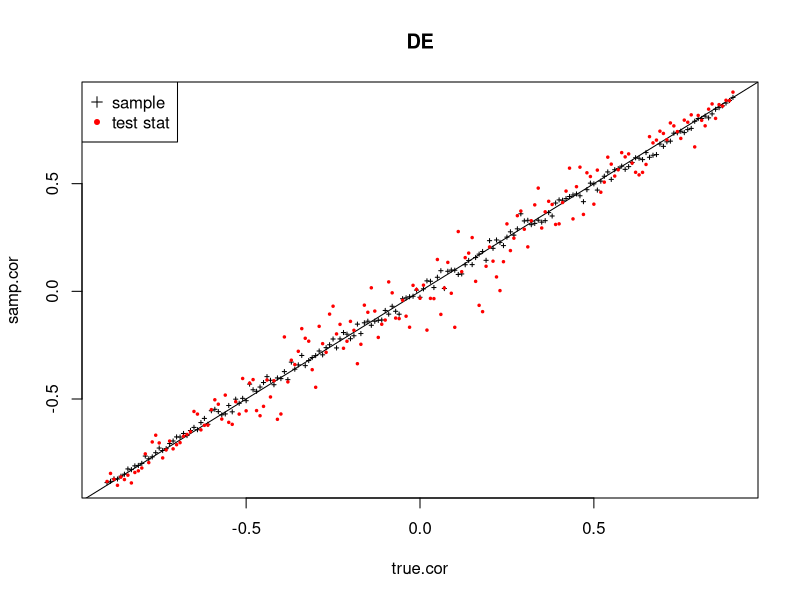
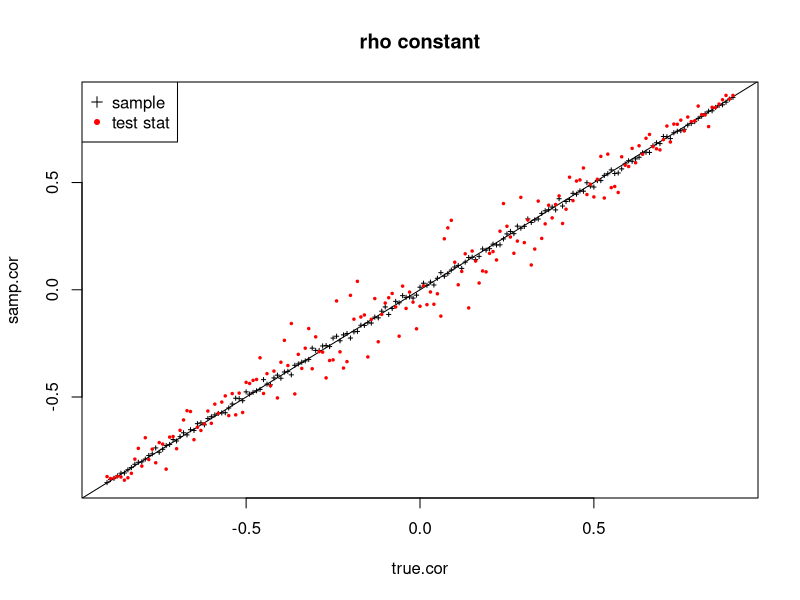
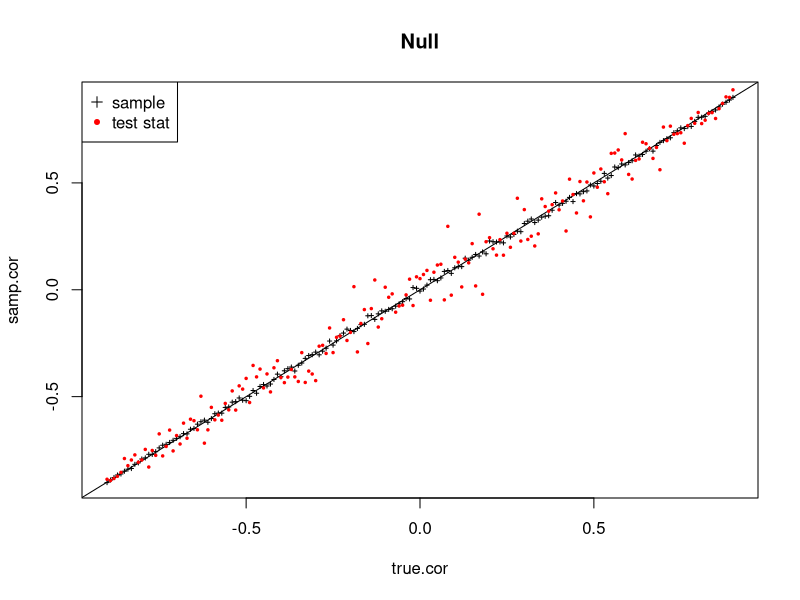
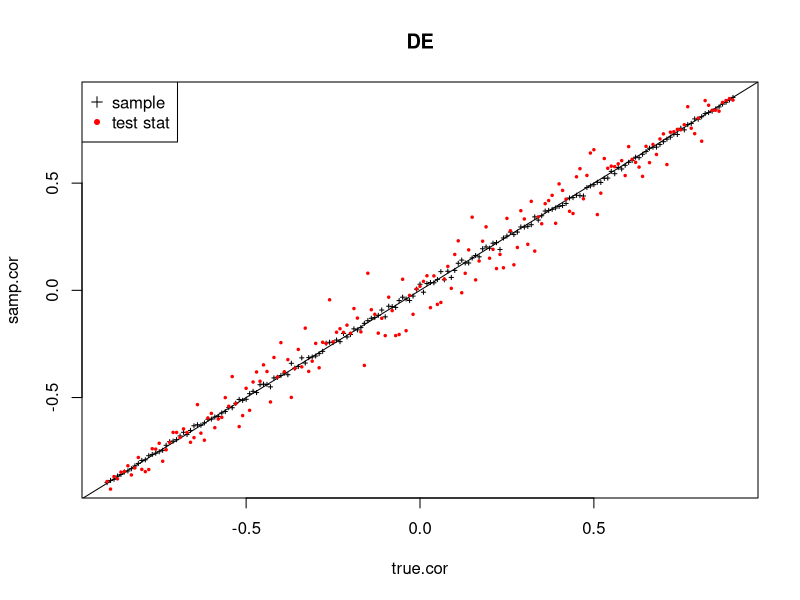
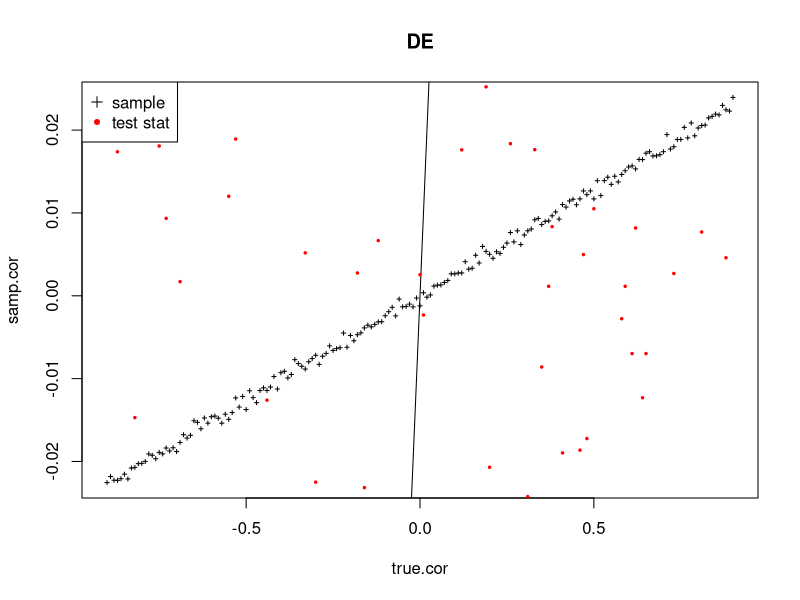
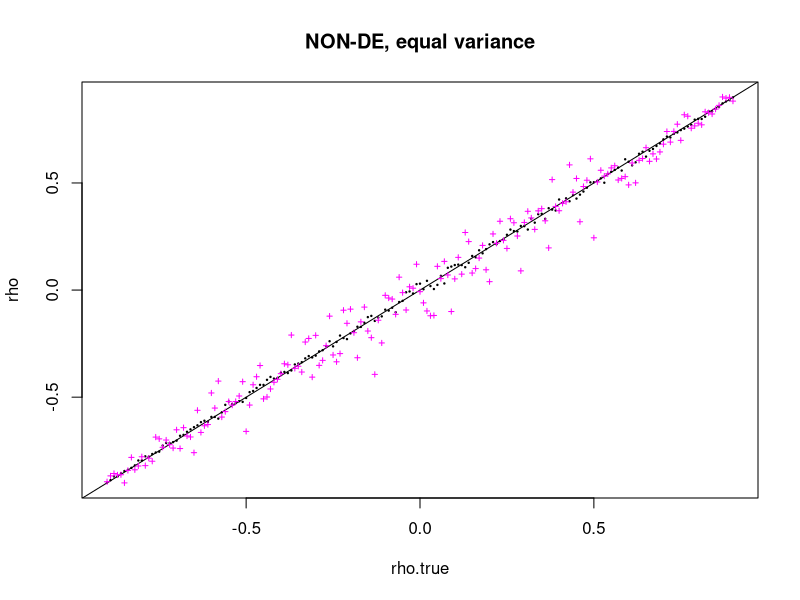
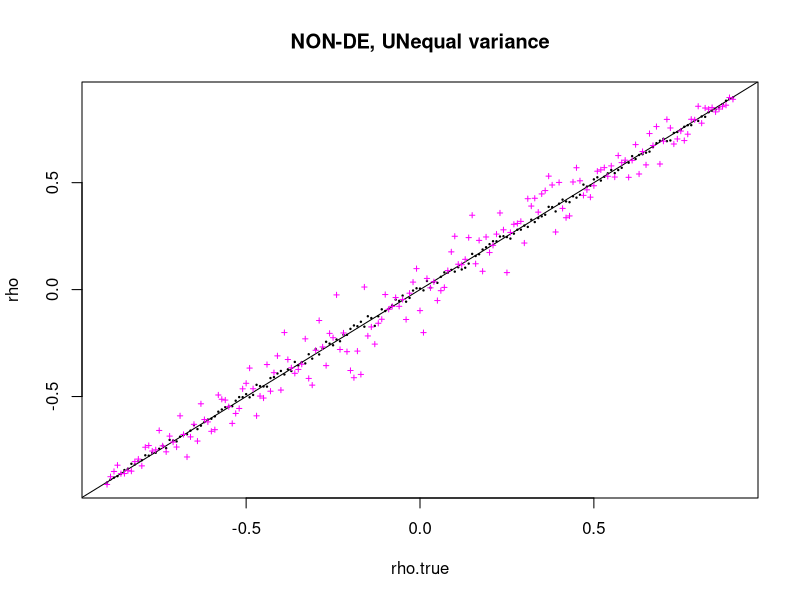
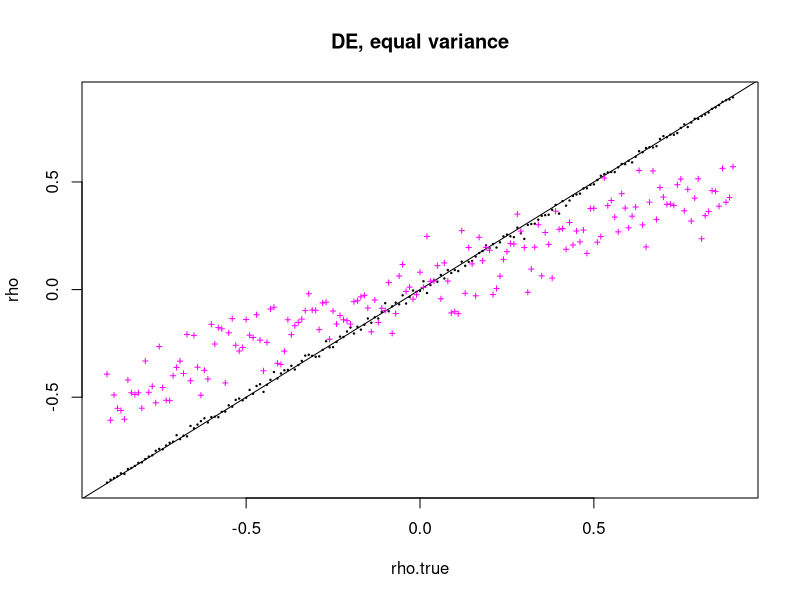

These figures' R source, in order: (Note: this script raises an error after producing the figures.)
#  General conclusion:  
#  1. This simulation shows that, generally, correlation of T statistics
#     are not the same as sample correlation after accounting for treatment effects.
#  2. If the test results are non DE, rho(t) \approx rho(Y)
#  3. 

library(MASS)

mu1 <- c(0, 8); mu2 <- c(8,0)
sig1 <- 2; sig2 <- 1.5; rho <- 0.5
sigma <- matrix(c(sig1^2, rho*sig1*sig2, rho*sig1*sig2, sig2^2), 2, 2)
size <- 100
nsim <- 100
t <- matrix(NA, ncol=2 ,nrow=nsim)
rho <- c()
for ( i in 1: nsim)
{
  z1 <- mvrnorm(size, mu1, sigma);  z2 <- mvrnorm(size, mu2, sigma)
  z <- rbind(z1, z2)
  t[i, 1] <- t.test(z1[, 1], z2[, 1])$stat; 
  t[i, 2] <- t.test(z1[, 2], z2[, 2])$stat
  
  rm1 <- z1[, 1] - mean(z1[, 1])
  rm2 <- z1[, 2] - mean(z1[, 2])
  
  rm3 <- z2[, 1] - mean(z2[, 1])
  rm4 <- z2[, 2] - mean(z2[, 2])
  rho[i] <- cor(c(rm1, rm3), c(rm2, rm4))

}



## t to z
# the conclusion here is that, if one of the test is non-null, then
# the correlation of t statistic is not consistent

nsim <- 100
d <- 20
df <- 20
x <- rt(nsim, df)
z <- qnorm(pt(x + d, df= df))
cor(x, z)

N <- 1000
nsim <- 20
stat.t <- matrix(NA, N, 3)
rho <- matrix(NA, N, 2)

for ( i in 1:N)
{ 
  sig <- 10
  sigma <- sig *matrix(c(1, 0.5, 0.5, 1), 2)
  set.seed(i)
  x1 <- mvrnorm(nsim, mu = c(20, 30), sigma)
  set.seed(1e4 + i+5)
  x2 <- mvrnorm(nsim, mu= c(0, 32), sigma)
  s1 <- apply(x1, 2, var)
  s2 <- apply(x2, 2, var)
  mu1 <- apply(x1, 2, mean)
  mu2 <- apply(x2, 2, mean)
  denom1 <-  (sqrt(s1[1]/nsim + s2[1]/nsim))
  denom2 <- (sqrt(s1[2]/nsim + s2[2]/nsim))
  
  # denom1 <- 1
  #    denom2 <- 10
  
  t1 <- (mu1[1]-mu2[1]-18)/denom1
  t2 <- (mu1[2]-mu2[2])/denom2
  t3 <- (mu1[1]-mu2[1])/denom1
  
  #   t1 <- t.test(x1[, 1]-18, x2[, 1])$stat
  #   t2 <- t.test(x1[, 2], x2[, 2])$stat
  
  stat.t[i,] <- c(t1, t2, t3)
  rho[i, ] <- c(cor(x1)[1, 2], cor(x2)[1, 2])
}

apply(rho,2, mean)
cor(stat.t)  #col 1-3: Null t, null t, non-null t





## plot z test correlation, sample.cor and true cor

plot.cor.z.test <- function(mu1, mu2, sig1, sig2, sig3, sig4, sigqua){
  
  
  true.cor  <- seq(-0.9, 0.9, 0.01) 
  z.cor <- samp.cor <- c()
  
  for ( j in 1: length(true.cor))
  {
    permu.B <- 100
    rho <- true.cor[j]
    
    # mean 
    #mu1 <- c(20, 30)
    #mu2 <- c(0, 32)
    
    # covariance 
    sigma1 <- matrix(c(sig1^2, rho*sig1*sig2, rho*sig1*sig2, sig2^2), 2, 2)
    sigma2 <- matrix(c(sig3^2, rho*sig3*sig4, rho*sig3*sig4, sig4^2), 2, 2)
    nsim1 <- 20
    nsim2 <- 30
    
    z.stat <- matrix(NA, permu.B, 2)
    s.cor <- c()
    for ( i in 1:permu.B)
    {
      
      x1 <- mvrnorm(nsim1, mu = mu1, sigma1)
      x2 <- mvrnorm(nsim2, mu = mu2, sigma2)
      
      s1 <- sqrt(sigma1[1,1]/nsim1 + sigma2[1, 1]/nsim2)
      s2 <- sqrt(sigma1[2,2]/nsim1 + sigma2[2, 2]/nsim2)
      
      t1 <- (mean(x1[, 1]) - mean(x2[, 1]))/s1
      t2 <- (mean(x1[, 2]) - mean(x2[, 2]))/s2
      
      
      
      rm1 <- x1[, 1] - mean(x1[, 1])
      rm2 <- x1[, 2] - mean(x1[, 2])
      
      rm3 <- x2[, 1] - mean(x2[, 1])
      rm4 <- x2[, 2] - mean(x2[, 2])
      s.cor[i] <- cor(c(rm1, rm3), c(rm2, rm4)) # sample corr

      z.stat[i, ] <- c(t1, t2)
      
    }
    
    z.cor[j] <- cor(z.stat)[1, 2]
    samp.cor[j] <- mean(s.cor)
    
    
  }
  
  plot(true.cor, samp.cor, pch=3, cex=0.4, main=sigqua)
  abline(0, 1)
  points(true.cor, z.cor, pch=20, cex=0.5, col='red')
  legend("topleft", legend=c("sample", "test stat"), pch=c(3, 20), col=c("black", "red"))
}

mu1 <- c(20, 60)
mu2 <- c(5, 30)

plot.cor.z.test(mu1, mu2, sig1=11, sig2= 3,sig3=0.2, sig4=0.2, sigqua="DE")

mu1 <- c(20, 60)
mu2 <- c(200, 120)
plot.cor.z.test(mu1, mu2, sig1=100, sig2= 5,sig3=100, sig4=5, sigqua="rho constant")
plot.cor.z.test(mu1, mu2, sig1=10, sig2= 10, sig3=10, sig4=10, sigqua="Null") 

#####################################################################
# for ,  sig1*sig4 must equal to sig2*sig3, which is often true because 
# we assume for two genes, sig1=sig3 and sig2=sig4
#####################################################################
plot.cor.z.test(mu1, mu2, sig1=0.2, sig2= 0.3,sig3=0.2, sig4=0.3, sigqua="DE")
plot.cor.z.test(mu1, mu2, sig1=50, sig2= 0.3,sig3=0.03, sig4=10, sigqua="DE")





### use pooled correlation? ??
## be cautious 

## THIS PART SHOWS THAT YOU CANNOT COMBINE TWO DATA SETS IF THEY DON'T HAVE 
## HOMOGENEOUS VARIANCE
#
## THIS IS THE CASE WHERE TWO LAB EXPERIMENTS ARE NOT COMPARABLE ( i.e., in this
# case, we cannot combine two data sets to calculate sample correlation)

rho <- 0.3
sig1=50
sig2= 0.1*sig1
mu1 <- mu2 <-  c(0, 0)
sigma1 <- matrix(c(sig1^2, rho*sig1*sig2, rho*sig1*sig2, sig2^2), 2, 2)
rand1 <- mvrnorm(1000, mu1, sigma1)
cor(rand1)

sig3=50
sig4=.1*sig3

sigma2 <- matrix(c(sig3^2, rho*sig3*sig4, rho*sig3*sig4, sig4^2), 2, 2)
rand2 <- mvrnorm(1000, mu2, sigma2)
cor(rand2)
rand <- rbind(rand1, rand2)
cor(rand)
tt1 <- c(rand1[, 1], rand2[, 1])
tt2 <- c(rand1[, 2], rand2[, 2])
cor(tt1, tt2)





## explore the correlations of two sample t test 

#   sig: sigma^2
# coeff: true correlation
#   mu1: mean vector for lab 1
#   mu2: mean vector for lab 2

preseve.cor <- function(mu1, mu2, sig, rho,  nsim) 
  # coeff is the correlation between two genes
{
  # covariance matrix
  # sigma <- sig*matrix(c(1, coeff, coeff, 1), 2, 2)
    sigma <- sig

  t.stat1 <- matrix(NA, nsim, 2) # store the test stats
  # rho1 <- t.stat1 # store the sample corr
  rho1 <- c()
  num1 <- 20  # number of sample size 
  
  # study correlation 
  for ( i in 1:nsim)
  {
    z1 <- mvrnorm(num1, mu=mu1, sigma)
    #  z1 contains obs from two correlated  genes,  rho=0.6
    z2 <- mvrnorm(num1, mu=mu2, sigma)
    # z2  is just another replicate of the same genes
    #  gene1 Not DE, gene2 DE
    
    # two sample t.test
    t1 <- t.test(z1[, 1], z2[, 1])$stat
    t2 <- t.test(z1[, 2], z2[, 2])$stat
    
    # rho1[i, ] <- c(cor(z1)[1, 2], cor(z2)[1, 2])
    rm1 <- z1[, 1] - mean(z1[, 1])
    rm2 <- z1[, 2] - mean(z1[, 2])
    
    rm3 <- z2[, 1] - mean(z2[, 1])
    rm4 <- z2[, 2] - mean(z2[, 2])
    rho1[i] <- cor(c(rm1, rm3), c(rm2, rm4))
    
    t.stat1[i, ] <- c(t1, t2)
    
  }
  
  t.cor <- cor(t.stat1)[1, 2]# correlation between t test stats
  #p.t <- pt(t.stat1, 2*num1-2) # p value does not preserve the correlation
  #p.cor <- cor(p.t)[1, 2] # correlation between p values
  # mean.coeff <- apply(rho1, 2, mean)
  mean.coeff <- mean(rho1)
  # z <- qnorm(p.t) # z value is similar to test stat and thus sample correlation
  # z.cor <- cor(z)[1, 2] # correlation between z test stats
  
  return(c(t.cor, mean.coeff, rho))
}



## the correlation cannot be preserved if the null are not true
## even if we consider the test statistics

#################################################################
# HOWEVER, IN USUAL ANALYSIS, WE WILL REMOVE THE GROUP MEANS FIRST
# AND IN THAT WAY, THE T STAT CORRELATION IS ABOUT THE SAME AS SAMPLE CORRELATION
#################################################################
coeff <- seq(-0.9, 0.9, by = 0.01)
mu1 <- c(0, 0)
mu2 <- c(0, 0)
sig <- 10  # if the variance is too large, the correlation preserves 


corr.matrix <- data.frame(matrix(NA, length(coeff), 3))
colnames(corr.matrix) <- c("t","rho", "rho.true")

for (i in 1:length(coeff))
{
  sig1 <- 2; sig2 <- 2; rho <- coeff[i]
  # print(rho)
    sig <- matrix(c(sig1^2, rho*sig1*sig2, rho*sig1*sig2, sig2^2), 2, 2)
  corr.matrix[i, ] <- preseve.cor(mu1, mu2, sig,rho, nsim = 100)
  
}

plot(corr.matrix$rho.true, corr.matrix$rho, pch=20, cex=0.3, 
     xlab="rho.true", ylab="rho",
     main = "NON-DE, equal variance")
abline(0, 1)
points(corr.matrix$rho.true, corr.matrix$t, cex= 0.5, pch =3, col="magenta")




coeff <- seq(-0.9, 0.9, by = 0.01)
mu1 <- c(0, 0)
mu2 <- c(0, 0)
sig <- 10  # if the variance is too large, the correlation preserves 


corr.matrix <- data.frame(matrix(NA, length(coeff), 3))
colnames(corr.matrix) <- c("t","rho", "rho.true")

for (i in 1:length(coeff))
{
  sig1 <- 2; sig2 <- 10; rho <- coeff[i]
  # print(rho)
  sig <- matrix(c(sig1^2, rho*sig1*sig2, rho*sig1*sig2, sig2^2), 2, 2)
  corr.matrix[i, ] <- preseve.cor(mu1, mu2, sig,rho, nsim = 100)
  
}

plot(corr.matrix$rho.true, corr.matrix$rho, pch=20, cex=0.3, 
     xlab="rho.true", ylab="rho",
     main = "NON-DE, UNequal variance")
abline(0, 1)
points(corr.matrix$rho.true, corr.matrix$t, cex= 0.5, pch =3, col="magenta")




coeff <- seq(-0.9, 0.9, by = 0.01)
mu1 <- c(8, 0)
mu2 <- c(0, 0)
sig <- 10  # if the variance is too large, the correlation preserves 


corr.matrix <- data.frame(matrix(NA, length(coeff), 3))
colnames(corr.matrix) <- c("t","rho", "rho.true")

for (i in 1:length(coeff))
{
  sig1 <- 2; sig2 <- 2; rho <- coeff[i]
  # print(rho)
  sig <- matrix(c(sig1^2, rho*sig1*sig2, rho*sig1*sig2, sig2^2), 2, 2)
  corr.matrix[i, ] <- preseve.cor(mu1, mu2, sig,rho, nsim = 100)
  
}

plot(corr.matrix$rho.true, corr.matrix$rho, pch=20, cex=0.3, 
     xlab="rho.true", ylab="rho",
     main = "DE, equal variance")
abline(0, 1)
points(corr.matrix$rho.true, corr.matrix$t, cex= 0.5, pch =3, col="magenta")


coeff <- seq(-0.9, 0.9, by = 0.01)
mu1 <- c(8, 0)
mu2 <- c(0, 0)
sig <- 10  # if the variance is too large, the correlation preserves 


corr.matrix <- data.frame(matrix(NA, length(coeff), 3))
colnames(corr.matrix) <- c("t","rho", "rho.true")

for (i in 1:length(coeff))
{
  sig1 <- 2; sig2 <- 10; rho <- coeff[i]
  # print(rho)
  sig <- matrix(c(sig1^2, rho*sig1*sig2, rho*sig1*sig2, sig2^2), 2, 2)
  corr.matrix[i, ] <- preseve.cor(mu1, mu2, sig,rho, nsim = 100)
  
}

plot(corr.matrix$rho.true, corr.matrix$rho, pch=20, cex=0.3, 
     xlab="rho.true", ylab="rho",
     main = "DE, UNequal variance")
abline(0, 1)
points(corr.matrix$rho.true, corr.matrix$t, cex= 0.5, pch =3, col="magenta")



## The correlation of test stat decreases as DE becomes more significant.



rho <- c()


for ( j in 1:100)
{
mu1 <- c(0, 0)
mu2 <- c(0, 50)  ### change the magnitude of DE values
sigma <- matrix(c(4, 3, 3, 9), 2, 2)

trt1 <- mvrnorm(n=1000, mu1, Sigma =sigma )
trt2 <- mvrnorm(n=1000, mu2, Sigma =sigma )

t1 <- t2 <- c()
for ( i in 1:100)
{
  ids <- sample(1:1000, 100)
  trt1.samp <- trt1[ids, ] # get 100 samples from 
  trt2.samp <- trt2[ids, ]
  
  t1[i] <- t.test(trt1.samp[, 1], trt2.samp[, 1])$stat
  t2[i] <- t.test(trt1.samp[, 2], trt2.samp[, 2])$stat
    
}
rho[j] <- cor(t1, t2)
}

mean(rho)













## plot t.cor, sample.cor and true cor
plot.cor.t.test <- function(mu1, mu2, sig1, sig2, sig3, sig4, sigqua){
  
  true.cor  <- seq(-0.9, 0.9, 0.01) 
  t.cor <- samp.cor <- c()
  
  for ( j in 1: length(true.cor))
  {
    permu.B <- 100
    rho <- true.cor[j]
    
    # covariance 
    sigma1 <- matrix(c(sig1^2, rho*sig1*sig2, rho*sig1*sig2, sig2^2), 2, 2)
    sigma2 <- matrix(c(sig3^2, rho*sig3*sig4, rho*sig3*sig4, sig4^2), 2, 2)
    nsim1 <- 20
    nsim2 <- 30
    
    t.stat <- matrix(NA, permu.B, 2)
    s.cor <- c()
    for ( i in 1:permu.B)
    {
      
      x1 <- mvrnorm(nsim1, mu = mu1, sigma1)
      x2 <- mvrnorm(nsim2, mu = mu2, sigma2)
      
      t1 <- t.test(x1[, 1], x2[, 1])$stat
      t2 <- t.test(x1[, 2], x2[, 2])$stat
      
      ## I use mean of sample correlation as the sample correlation.
      rho1 <- cor(x1)[1,2]
      rho2 <- cor(x2)[1,2]
      s.cor[i] <- mean(c(rho1, rho2))
      # s.cor[i] <- cor(c(rm1, rm3), c(rm2, rm4)) # sample corr
      
      t.stat[i, ] <- c(t1, t2)
      
    }
    
    t.cor[j] <- cor(z.stat)[1, 2]
    samp.cor[j] <- mean(s.cor)
    
    
  }
  
  plot(true.cor, samp.cor, pch=3, cex=0.4, main=sigqua)
  abline(0, 1)
  points(true.cor, t.cor, pch=20, cex=0.5, col='red')
  legend("topleft", legend=c("sample", "test stat"), pch=c(3, 20), col=c("black", "red"))
}

mu1 <- c(20, 60)
mu2 <- c(5, 30)

plot.cor.t.test(mu1, mu2, sig1=11, sig2= 3,sig3=0.2, sig4=0.2, sigqua="DE")

mu1 <- c(20, 60)
mu2 <- c(200, 120)
plot.cor.z.test(mu1, mu2, sig1=100, sig2= 5,sig3=10, sig4=0.5, sigqua="rho constant")
plot.cor.z.test(mu1, mu2, sig1=10, sig2= 10, sig3=10, sig4=10, sigqua="Null") 
# for constant rho,  sig1*sig4 must equal to sig2*sig3
plot.cor.z.test(mu1, mu2, sig1=0.2, sig2= 0.3,sig3=0.2, sig4=0.3, sigqua="DE")
plot.cor.z.test(mu1, mu2, sig1=50, sig2= 0.3,sig3=0.03, sig4=10, sigqua="DE")




